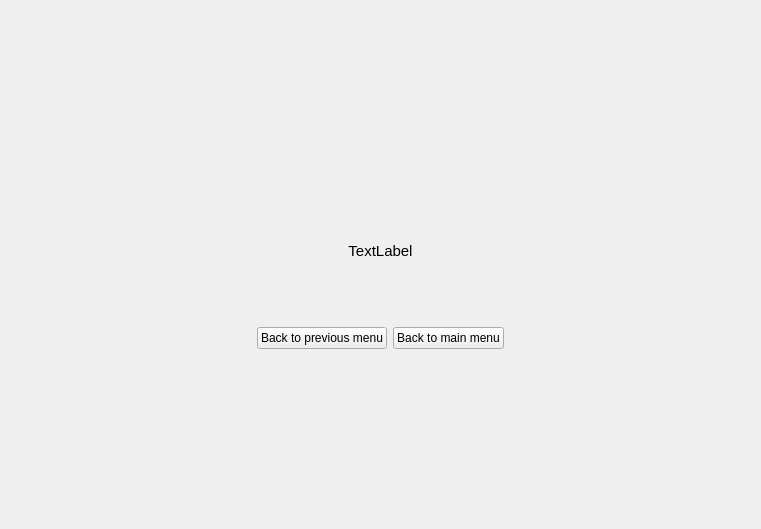
<?xml version="1.0" encoding="UTF-8"?>
<ui version="4.0">
 <class>Status</class>
 <widget class="QWidget" name="Status">
  <property name="geometry">
   <rect>
    <x>0</x>
    <y>0</y>
    <width>761</width>
    <height>529</height>
   </rect>
  </property>
  <property name="windowTitle">
   <string>Form</string>
  </property>
  <layout class="QGridLayout" name="gridLayout">
   <item row="4" column="0">
    <spacer name="horizontalSpacer">
     <property name="orientation">
      <enum>Qt::Horizontal</enum>
     </property>
     <property name="sizeHint" stdset="0">
      <size>
       <width>40</width>
       <height>20</height>
      </size>
     </property>
    </spacer>
   </item>
   <item row="4" column="1">
    <layout class="QVBoxLayout" name="verticalLayout">
     <item>
      <spacer name="verticalSpacer_4">
       <property name="orientation">
        <enum>Qt::Vertical</enum>
       </property>
       <property name="sizeHint" stdset="0">
        <size>
         <width>20</width>
         <height>40</height>
        </size>
       </property>
      </spacer>
     </item>
     <item>
      <widget class="QLabel" name="label_status">
       <property name="font">
        <font>
         <pointsize>11</pointsize>
        </font>
       </property>
       <property name="text">
        <string>TextLabel</string>
       </property>
       <property name="alignment">
        <set>Qt::AlignCenter</set>
       </property>
      </widget>
     </item>
     <item>
      <spacer name="verticalSpacer_3">
       <property name="orientation">
        <enum>Qt::Vertical</enum>
       </property>
       <property name="sizeHint" stdset="0">
        <size>
         <width>20</width>
         <height>40</height>
        </size>
       </property>
      </spacer>
     </item>
     <item>
      <layout class="QHBoxLayout" name="horizontalLayout">
       <item>
        <widget class="QPushButton" name="button_previous">
         <property name="text">
          <string>Back to previous menu</string>
         </property>
        </widget>
       </item>
       <item>
        <widget class="QPushButton" name="button_menu">
         <property name="text">
          <string>Back to main menu</string>
         </property>
        </widget>
       </item>
      </layout>
     </item>
    </layout>
   </item>
   <item row="5" column="1">
    <spacer name="verticalSpacer_2">
     <property name="orientation">
      <enum>Qt::Vertical</enum>
     </property>
     <property name="sizeHint" stdset="0">
      <size>
       <width>20</width>
       <height>40</height>
      </size>
     </property>
    </spacer>
   </item>
   <item row="4" column="2">
    <spacer name="horizontalSpacer_2">
     <property name="orientation">
      <enum>Qt::Horizontal</enum>
     </property>
     <property name="sizeHint" stdset="0">
      <size>
       <width>40</width>
       <height>20</height>
      </size>
     </property>
    </spacer>
   </item>
   <item row="0" column="1">
    <spacer name="verticalSpacer">
     <property name="orientation">
      <enum>Qt::Vertical</enum>
     </property>
     <property name="sizeHint" stdset="0">
      <size>
       <width>20</width>
       <height>40</height>
      </size>
     </property>
    </spacer>
   </item>
  </layout>
 </widget>
 <resources/>
 <connections/>
</ui>
